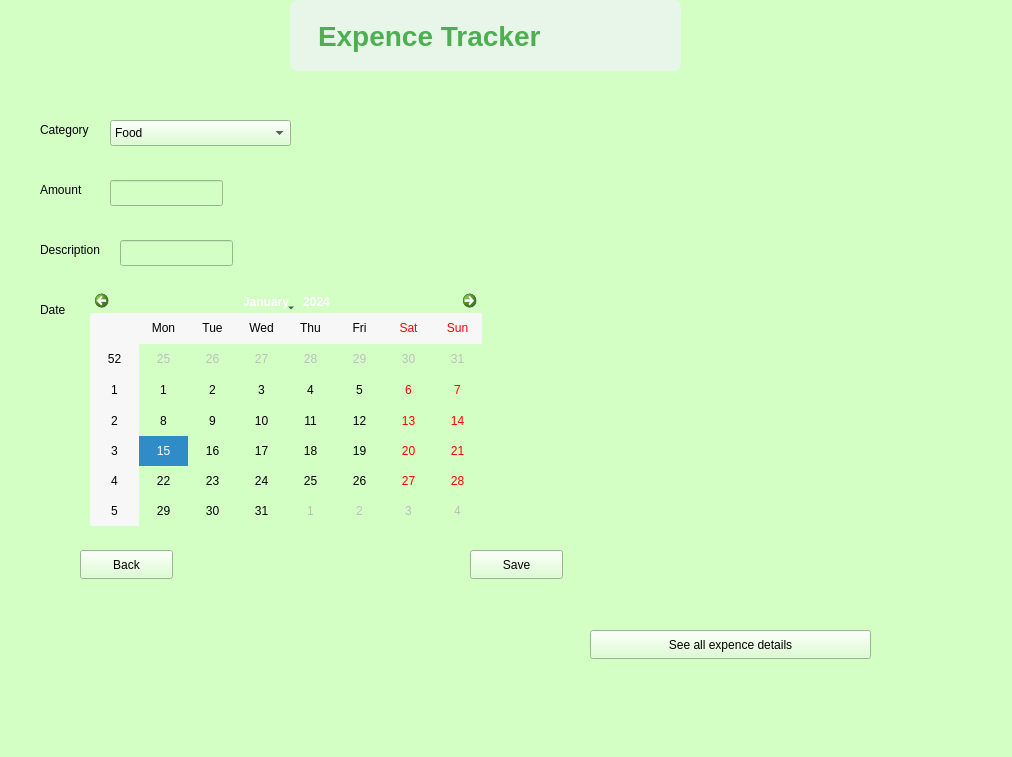
<?xml version="1.0" encoding="UTF-8"?>
<ui version="4.0">
 <class>expence</class>
 <widget class="QMainWindow" name="expence">
  <property name="geometry">
   <rect>
    <x>0</x>
    <y>0</y>
    <width>1012</width>
    <height>757</height>
   </rect>
  </property>
  <property name="windowTitle">
   <string>MainWindow</string>
  </property>
  <property name="styleSheet">
   <string notr="true">background-color:#d3ffc5;   /* Mint green */</string>
  </property>
  <widget class="QWidget" name="centralwidget">
   <widget class="QLabel" name="label">
    <property name="geometry">
     <rect>
      <x>40</x>
      <y>120</y>
      <width>71</width>
      <height>20</height>
     </rect>
    </property>
    <property name="text">
     <string>Category</string>
    </property>
   </widget>
   <widget class="QLabel" name="label_2">
    <property name="geometry">
     <rect>
      <x>40</x>
      <y>180</y>
      <width>63</width>
      <height>20</height>
     </rect>
    </property>
    <property name="text">
     <string>Amount</string>
    </property>
   </widget>
   <widget class="QLabel" name="label_3">
    <property name="geometry">
     <rect>
      <x>40</x>
      <y>240</y>
      <width>91</width>
      <height>20</height>
     </rect>
    </property>
    <property name="text">
     <string>Description</string>
    </property>
   </widget>
   <widget class="QLabel" name="label_4">
    <property name="geometry">
     <rect>
      <x>40</x>
      <y>300</y>
      <width>63</width>
      <height>20</height>
     </rect>
    </property>
    <property name="text">
     <string>Date</string>
    </property>
   </widget>
   <widget class="QComboBox" name="comboBox">
    <property name="geometry">
     <rect>
      <x>110</x>
      <y>120</y>
      <width>181</width>
      <height>26</height>
     </rect>
    </property>
    <item>
     <property name="text">
      <string>Food</string>
     </property>
    </item>
    <item>
     <property name="text">
      <string>Entertainment</string>
     </property>
    </item>
    <item>
     <property name="text">
      <string>Traveling</string>
     </property>
    </item>
    <item>
     <property name="text">
      <string>Clothing</string>
     </property>
    </item>
    <item>
     <property name="text">
      <string>Education Equipment</string>
     </property>
    </item>
    <item>
     <property name="text">
      <string>University fees</string>
     </property>
    </item>
    <item>
     <property name="text">
      <string>Other</string>
     </property>
    </item>
   </widget>
   <widget class="QLineEdit" name="lineEdit">
    <property name="geometry">
     <rect>
      <x>110</x>
      <y>180</y>
      <width>113</width>
      <height>26</height>
     </rect>
    </property>
   </widget>
   <widget class="QLineEdit" name="lineEdit_2">
    <property name="geometry">
     <rect>
      <x>120</x>
      <y>240</y>
      <width>113</width>
      <height>26</height>
     </rect>
    </property>
   </widget>
   <widget class="QCalendarWidget" name="calendarWidget">
    <property name="geometry">
     <rect>
      <x>90</x>
      <y>290</y>
      <width>392</width>
      <height>236</height>
     </rect>
    </property>
   </widget>
   <widget class="QPushButton" name="Save">
    <property name="geometry">
     <rect>
      <x>470</x>
      <y>550</y>
      <width>93</width>
      <height>29</height>
     </rect>
    </property>
    <property name="text">
     <string>Save</string>
    </property>
   </widget>
   <widget class="QPushButton" name="Back">
    <property name="geometry">
     <rect>
      <x>80</x>
      <y>550</y>
      <width>93</width>
      <height>29</height>
     </rect>
    </property>
    <property name="text">
     <string>Back</string>
    </property>
   </widget>
   <widget class="QPushButton" name="AllExpence">
    <property name="geometry">
     <rect>
      <x>590</x>
      <y>630</y>
      <width>281</width>
      <height>29</height>
     </rect>
    </property>
    <property name="text">
     <string>See all expence details</string>
    </property>
   </widget>
   <widget class="QLabel" name="label_5">
    <property name="geometry">
     <rect>
      <x>290</x>
      <y>0</y>
      <width>391</width>
      <height>71</height>
     </rect>
    </property>
    <property name="styleSheet">
     <string notr="true">QLabel {
    font-size: 28px;            /* Larger font size for emphasis */
    color: #4CAF50;             /* Green color for a fresh look */
    font-weight: bold;          /* Make the text bold */
    padding: 10px 20px;         /* Add padding around the text */
    background-color: #e8f5e9;  /* Light green background to match the color scheme */
    border-radius: 8px;         /* Rounded corners */
    text-align: center;         /* Center-align the text */
}
</string>
    </property>
    <property name="text">
     <string>Expence Tracker</string>
    </property>
   </widget>
  </widget>
  <widget class="QMenuBar" name="menubar">
   <property name="geometry">
    <rect>
     <x>0</x>
     <y>0</y>
     <width>1012</width>
     <height>26</height>
    </rect>
   </property>
  </widget>
  <widget class="QStatusBar" name="statusbar"/>
 </widget>
 <resources/>
 <connections/>
</ui>
